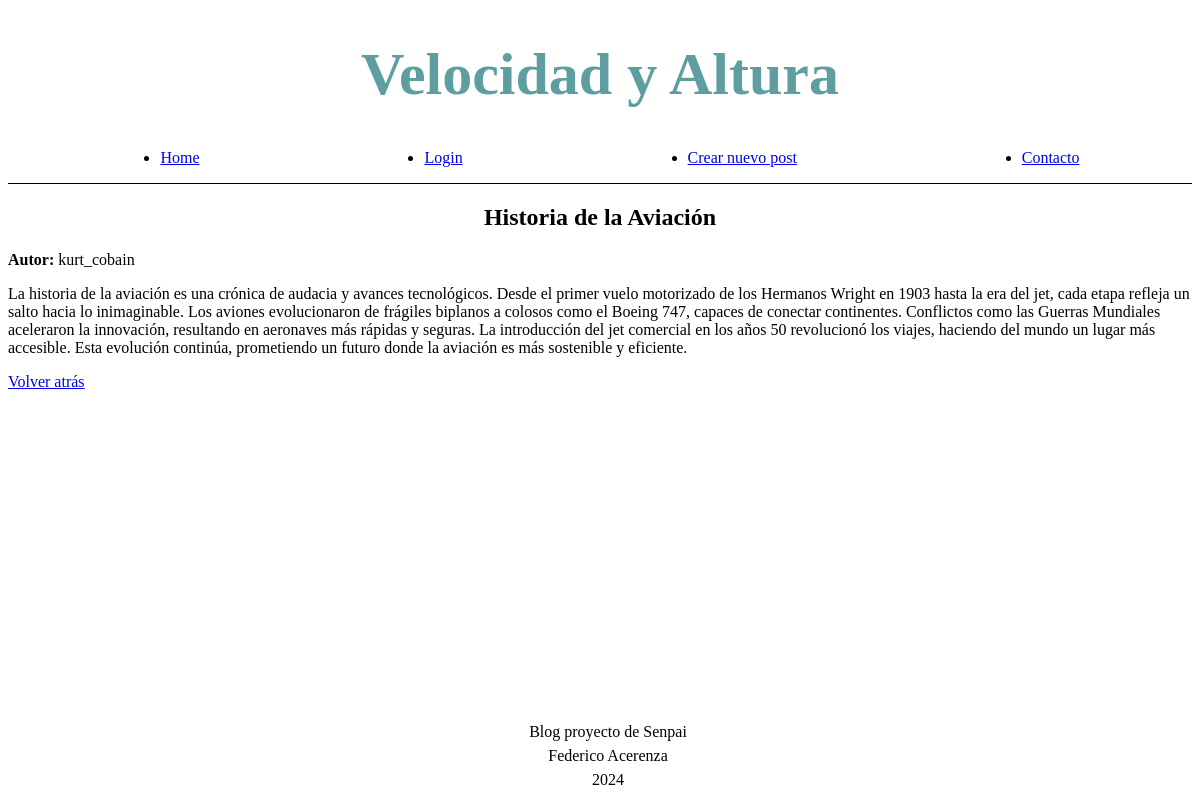
/post/6, run on the app's committed database.
### tables this page shows
CREATE TABLE posts (
        id INTEGER PRIMARY KEY AUTOINCREMENT,
        created TIMESTAMP NOT NULL DEFAULT CURRENT_TIMESTAMP,
        title TEXT NOT NULL,
        content TEXT NOT NULL,
        author TEXT NOT NULL
    );

### main.py (the view)
@app.route('/post/<id>')
def post_id(id):
    post_query = "SELECT * FROM posts WHERE posts.id == ?"
    post = query_all(post_query, (id,))
    if post:
        return render_template("post.html", post=post[0])
    return redirect('/')

### main.py (called while the page is built)
def get_db_connection():
    conn = sqlite3.connect('blog.db')
    conn.row_factory = sqlite3.Row
    return conn

def query_all(query, params=None):
    conn = get_db_connection()
    cursor = conn.execute(query, params) if params else conn.execute(query)
    result = cursor.fetchall()
    conn.close()
    return result

### templates/post.html (shortened to what this page needs)
{% extends "base.html" %}
{% block head %}
    <link rel="stylesheet" href="{{ url_for('static', filename='css/home.css') }}">
{% endblock %}
{% block main %}
    {% if post %}
        <div>
            <h2>{{ post.title }}</h2>
            <p><strong>Autor:</strong> {{ post.author }}</p>
            <p>{{ post.content }}</p>
            <a href="/">Volver atrás</a>
        </div>
    {% endif %}
{% endblock %}

### static/css/home.css (style rules this page uses)
h2 { text-align: center; }

### data on the page
posts: title "Historia de la Aviación", author "kurt_cobain", content "La historia de la aviación es una crónica de audacia y avances tecnológicos. Desde el primer vuelo motorizado de los Hermanos Wright en 1903 hasta la era del jet, cada etapa refleja un salto hacia lo inimaginable. Los aviones evolucionaron de frágiles biplanos a colosos como el Boeing 747, capaces de conectar continentes. Conflictos como las Guerras Mundiales aceleraron la innovación, resultando en aeronaves más rápidas y seguras. La introducción del jet comercial en los años 50 revolucionó los viajes, haciendo del mundo un lugar más accesible. Esta evolución continúa, prometiendo un futuro donde la aviación es más sostenible y eficiente."
